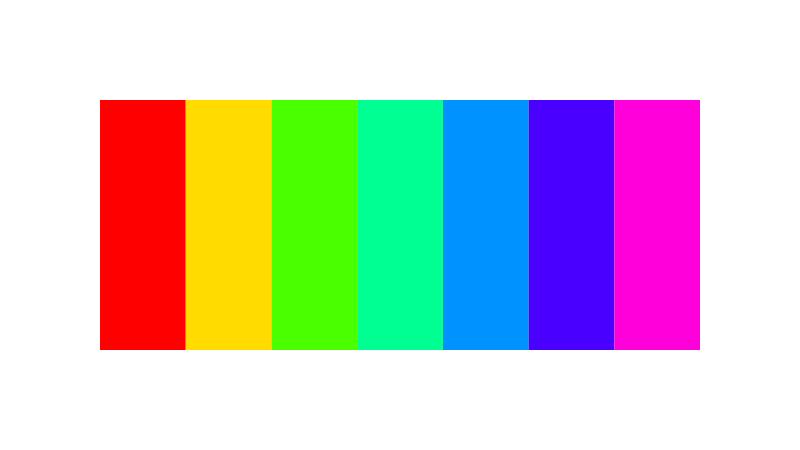
Frame 1 (no input)
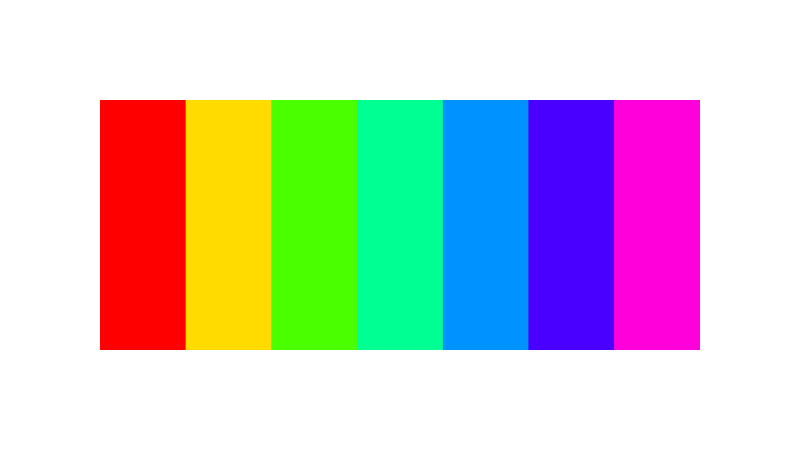
Frame 60 (no input)
Frame 120 (the mouse pressed at the canvas centre since frame 60): identical to frame 60, image omitted

The p5.js sketch that drew these frames (run headless with seeded random() and noise() and a simulated clock; from frame 60 on, the mouse is pressed at the canvas centre):

// p5.js sketch
// ── sketch.js
function setup() {
  canvasWidth = 800, canvasHeight = 450;
  colors = {
    foreground: '#000',
    background: '#fff'
  }
  padding = 100;

  createCanvas(canvasWidth, canvasHeight);

  divisionSlider = createSlider(1, 100, 7, 1);
  divisionSlider.style('width', '300px');

  colorMode(HSL);  // hue (0-360), saturation (0 - 100), luminance (0 - 100)
  // colorMode(HSB);  // hue (0-360), saturation (0 - 100), brightness(0 - 100)

  background(colors.background);
  fill(colors.foreground);
  noStroke();
  // noLoop();
}

function draw() {
  divisions = divisionSlider.value();
  rectWidth = (canvasWidth - padding * 2) / divisions;
  rectHeight = canvasHeight - padding * 2;
  for (i = 0; i < divisions; i++) {
    fill(360 / divisions * i, 100, 50);  // HSL
    // fill(360 / divisions * i, 100, 100);  // HSB
    x = padding + rectWidth * i;
    y = padding;
    rect(x, y, rectWidth, rectHeight);
  }
}

// function windowResized() {
//   resizeCanvas(windowWidth, windowHeight);
// }
